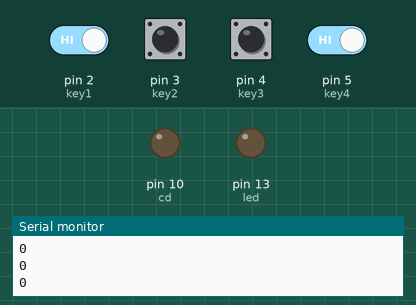
A sketch run on a simulated Arduino Uno, built with avr-gcc and run on an emulated ATmega328P. On the bench: output pins drawn as LEDs (lit = HIGH), the last lines printed to the serial monitor. Inputs (shaded band) come from the test bench; at power-on: pin 2 (key1), pin 3 (key2), pin 4 (key3), pin 5 (key4) HIGH.

Above: at 2.8 s.
2.9 s: pin 2 (key1) driven LOW and pin 5 (key4) driven LOW
At 4.4 s:
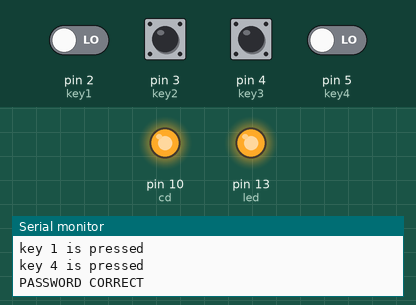
5.9 s: pin 2 (key1) driven HIGH
At 6.6 s:
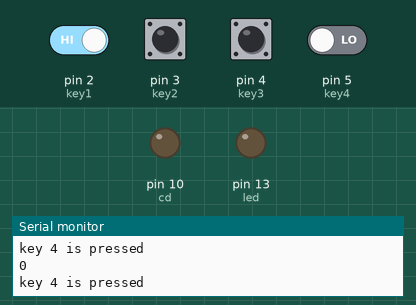
7.5 s: pin 2 (key1) driven LOW
At 8.0 s:
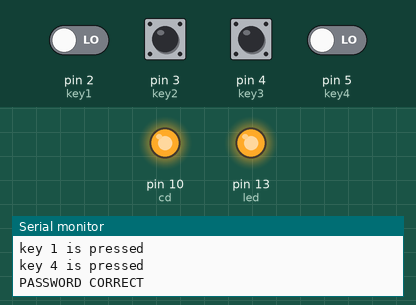
Timing chart, 0 to 11.5 s (numbered marks = the images above; inputs shaded):
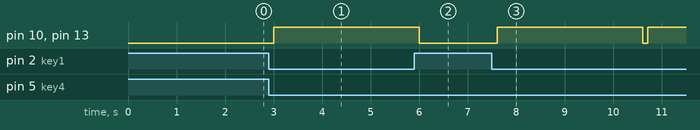

The sketch:

code.ino
```cpp
#define key1 2 //connect wire 1 to pin 2
#define key2 3 //connect wire 2 to pin 3
#define key3 4 //connect wire 3 to pin 4
#define key4 5 //connect wire 4 to pin 5
int led = 13;
bool pass1;
bool pass2;
int cd = 10;

void setup() {
 Serial.begin(9600);
 pinMode(key1, INPUT_PULLUP);// set pin as input
 pinMode(key2, INPUT_PULLUP);// set pin as input
 pinMode(key3, INPUT_PULLUP);// set pin as input
 pinMode(key4, INPUT_PULLUP);// set pin as input
 pinMode(led, OUTPUT);
 pinMode(cd, OUTPUT);
}


void loop() {
  pass1 = false;
  pass2 = false;
  int key1S = digitalRead(key1);// read if key1 is pressed
  int key2S = digitalRead(key2);// read if key1 is pressed
  int key3S = digitalRead(key3);// read if key1 is pressed
  int key4S = digitalRead(key4);// read if key1 is pressed


  Serial.println(pass1);
     if(!key1S){
      Serial.println("key 1 is pressed");
      pass1 = true;
     }
     if(!key2S){
      Serial.println("key 2 is pressed");
     }
     if(!key3S){
      Serial.println("key 3 is pressed");
     }
     if(!key4S){
      Serial.println("key 4 is pressed");
      pass2 = true;
     }
     delay(100);

     if (pass1 == true && pass2 == true) {
      Serial.println("PASSWORD CORRECT");
      digitalWrite(led, HIGH);
      digitalWrite(cd, HIGH);
      delay(3000);
      digitalWrite(led, LOW);
      digitalWrite(cd, LOW);

}
}
```

Measured:
- after the input at 2.9 s, pin 10 (cd), pin 13 (led): LOW → HIGH after 0.10 s
- after the input at 5.9 s, pin 10 (cd), pin 13 (led): goes on until 6.0 s, then stays LOW
- after the input at 7.5 s, pin 10 (cd), pin 13 (led): LOW → HIGH after 0.11 s, → LOW 3.0 s later, → HIGH 0.10 s later
